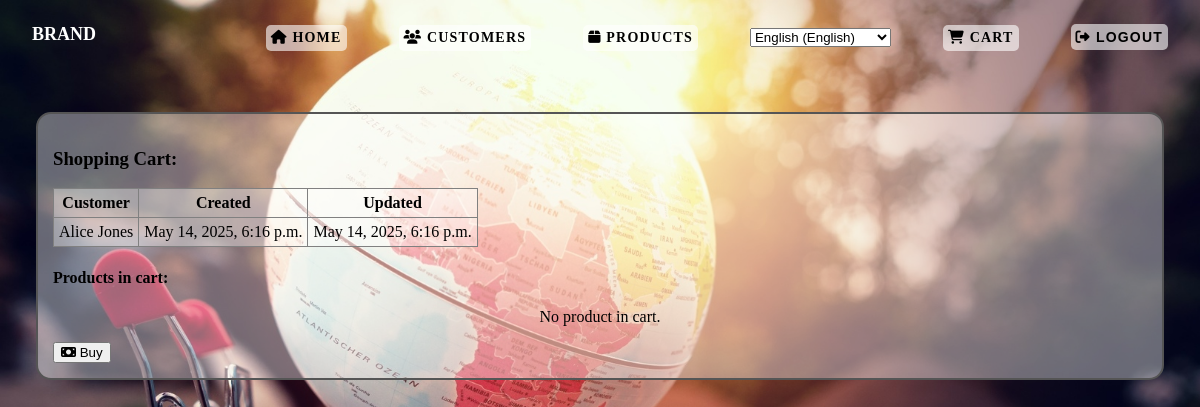
The app's page /shopping/cart/ (signed in) with its own data.
### shopping/models.py (models this page shows, shortened)
class ShopingCart(models.Model):
    customer = models.ForeignKey(Customer, on_delete=models.PROTECT, related_name='cart')
    created_at = models.DateTimeField(auto_now_add=True)
    updated_at = models.DateTimeField(auto_now=True)
    class Meta:
        ordering = ["created_at"]

class Customer(models.Model):
    first_name = models.CharField(max_length=200)
    last_name = models.CharField(max_length=200)
    email = models.EmailField(max_length=200, unique=True)
    age = models.IntegerField(validators=[MinValueValidator(18), MaxValueValidator(100)])
    phone_number = models.CharField(max_length=200, blank=True, null=True)
    user = models.OneToOneField(User, on_delete=models.SET_NULL, null=True, blank=True)
    def __str__(self):
        return f"{self.first_name} {self.last_name}"

### shopping/views.py (the view)
# urls.py: path("cart/", views.cart_details, name="cart_details"),
def cart_details(request):
    if hasattr(request.user, 'customer') and request.user.customer:
        customer = request.user.customer
    else:
        return HttpResponse('Not allowed', status=403)
    cart, created = ShopingCart.objects.get_or_create(customer=customer)
    context = {'cart': cart,
               'form':PurchaseItemForm}
    return render(request, 'shopping/cart_details.html', context)

### shopping/templates/shopping/cart_details.html (shortened to what this page needs)
{% load static %}
<!DOCTYPE html>
<html lang="en">
    <head>
        <link rel="stylesheet" type="text/css" href="{% static 'css/master.css' %}">
        <link rel="stylesheet" href="https://cdnjs.cloudflare.com/ajax/libs/font-awesome/6.5.0/css/all.min.css">
    </head>
    <body>
        {% include "shopping/header.html" %}
        <main>
            <h3>Shopping Cart:</h3>
            <table class="product">
                <tr>
                    <th>Customer</th>
                    <th>Created</th>
                    <th>Updated</th>
                </tr>
                <tr>
                    <td>{{ cart.customer }}</td>
                    <td>{{ cart.created_at }}</td>
                    <td>{{ cart.updated_at }}</td>
                </tr>
            </table>
            <h4>Products in cart:</h4>
            {% if cart %}
            <table class="product">
                {% if cart.items.all %}
                    <tr>
                        <th>Product</th>
                        <th>Price</th>
                        <th>Quantity</th>
                        <th>Total</th>
                        <th>Remove from cart</th>
                    </tr>
                    {% for item in cart.items.all %}
                    <tr>
                        <td>{{ item.product.product_name }} </td>
                        <td>{{ item.product.price }} </td>
                        <td>{{ item.quantity }}
                            <form action="{% url 'update_cart' item.id %}" method="post">
                                {% csrf_token %}
                                {% comment %} {{ form.quantity }} {% endcomment %}
                                <input type="number" name="quantity" value="{{ item.quantity }}" min="1" max="{{ item.product.storage_quantity }}">
                                <button type="submit" class="menu-button"><i class="fa-solid fa-arrows-rotate"></i> Update </button>
                            </form>
                        </td>
                        <td>{{ item.total_price }} </td>
                        <td><a href="{% url 'remove_from_cart' cart_item_id=item.id %}"><i class="fa-solid fa-trash"></i></a></td>
                    </tr>
                    {% endfor %}
                    <tr>
                        <th colspan=4>Total:</th>
                        <th>{{ cart.total_price }}</th>
                    </tr>
                {% else %}
                    <p>No product in cart.</p>
                {% endif %}
            </table>
            {% else %}
            <p>No product in cart.</p>
            {% endif %}
            <form action="{% url 'create_purchase' %}" method="post">
                <button type="submit" class="menu-button"><i class="fa-solid fa-money-bill"></i> Buy </button>
            </form>
        </main>
    </body>
</html>

### shopping/static/css/master.css (style rules this page uses)
* { box-sizing: border-box; }
html { margin: 0; padding: 0; width: 100%; height: 100vh; }
body { margin: 0; padding: 0; width: 100%; height: 100vh; font-family: Poppins; font-weight: 400; background: url(../images/shopping.jpg); background-position: center; background-size: cover; background-repeat: no-repeat; background-attachment: fixed; }
main { margin: 8% 3%; padding: 15px; background-color: rgba(255,255,255,0.4); border: 2px solid #555; border-radius: 15px; }
main h1, main p { text-align: center; }
.customers, .customers th, .customers td, .product, .product th, .product td { border: 1px solid grey; border-collapse: collapse; padding: 5px; background-color: rgba(255,255,255,0.2); }

### records on screen
ShopingCart: customer "Alice Jones", created_at "May 14, 2025, 6:16 p.m.", updated_at "May 14, 2025, 6:16 p.m."

### other values on screen
form field language "English (English)"
